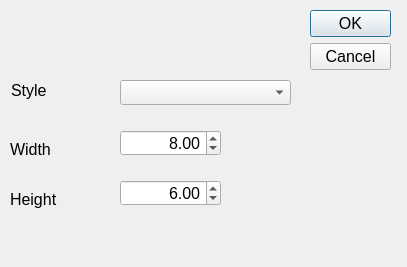
<?xml version="1.0" encoding="UTF-8"?>
<ui version="4.0">
 <class>geomdlg</class>
 <widget class="QDialog" name="geomdlg">
  <property name="geometry">
   <rect>
    <x>0</x>
    <y>0</y>
    <width>407</width>
    <height>267</height>
   </rect>
  </property>
  <property name="font">
   <font>
    <pointsize>12</pointsize>
   </font>
  </property>
  <property name="windowTitle">
   <string>Display window sizes</string>
  </property>
  <widget class="QDialogButtonBox" name="buttonBox">
   <property name="geometry">
    <rect>
     <x>310</x>
     <y>10</y>
     <width>81</width>
     <height>301</height>
    </rect>
   </property>
   <property name="orientation">
    <enum>Qt::Vertical</enum>
   </property>
   <property name="standardButtons">
    <set>QDialogButtonBox::Cancel|QDialogButtonBox::Ok</set>
   </property>
  </widget>
  <widget class="QComboBox" name="figstyle">
   <property name="geometry">
    <rect>
     <x>120</x>
     <y>80</y>
     <width>171</width>
     <height>25</height>
    </rect>
   </property>
   <property name="font">
    <font>
     <pointsize>12</pointsize>
    </font>
   </property>
   <property name="toolTip">
    <string>Choose style from config file</string>
   </property>
  </widget>
  <widget class="QLabel" name="label">
   <property name="geometry">
    <rect>
     <x>11</x>
     <y>81</y>
     <width>37</width>
     <height>19</height>
    </rect>
   </property>
   <property name="font">
    <font>
     <pointsize>12</pointsize>
    </font>
   </property>
   <property name="text">
    <string>Style</string>
   </property>
  </widget>
  <widget class="QLabel" name="label_2">
   <property name="geometry">
    <rect>
     <x>10</x>
     <y>140</y>
     <width>44</width>
     <height>19</height>
    </rect>
   </property>
   <property name="font">
    <font>
     <pointsize>12</pointsize>
    </font>
   </property>
   <property name="text">
    <string>Width</string>
   </property>
  </widget>
  <widget class="QLabel" name="label_3">
   <property name="geometry">
    <rect>
     <x>10</x>
     <y>190</y>
     <width>51</width>
     <height>19</height>
    </rect>
   </property>
   <property name="text">
    <string>Height</string>
   </property>
  </widget>
  <widget class="QDoubleSpinBox" name="width">
   <property name="geometry">
    <rect>
     <x>120</x>
     <y>130</y>
     <width>101</width>
     <height>26</height>
    </rect>
   </property>
   <property name="toolTip">
    <string>width of figure</string>
   </property>
   <property name="alignment">
    <set>Qt::AlignRight|Qt::AlignTrailing|Qt::AlignVCenter</set>
   </property>
   <property name="minimum">
    <double>2.000000000000000</double>
   </property>
   <property name="maximum">
    <double>20.000000000000000</double>
   </property>
   <property name="value">
    <double>8.000000000000000</double>
   </property>
  </widget>
  <widget class="QDoubleSpinBox" name="height">
   <property name="geometry">
    <rect>
     <x>120</x>
     <y>180</y>
     <width>101</width>
     <height>26</height>
    </rect>
   </property>
   <property name="toolTip">
    <string>Height of figure</string>
   </property>
   <property name="alignment">
    <set>Qt::AlignRight|Qt::AlignTrailing|Qt::AlignVCenter</set>
   </property>
   <property name="minimum">
    <double>2.000000000000000</double>
   </property>
   <property name="maximum">
    <double>20.000000000000000</double>
   </property>
   <property name="value">
    <double>6.000000000000000</double>
   </property>
  </widget>
 </widget>
 <resources/>
 <connections>
  <connection>
   <sender>buttonBox</sender>
   <signal>accepted()</signal>
   <receiver>geomdlg</receiver>
   <slot>accept()</slot>
   <hints>
    <hint type="sourcelabel">
     <x>248</x>
     <y>254</y>
    </hint>
    <hint type="destinationlabel">
     <x>157</x>
     <y>274</y>
    </hint>
   </hints>
  </connection>
  <connection>
   <sender>buttonBox</sender>
   <signal>rejected()</signal>
   <receiver>geomdlg</receiver>
   <slot>reject()</slot>
   <hints>
    <hint type="sourcelabel">
     <x>316</x>
     <y>260</y>
    </hint>
    <hint type="destinationlabel">
     <x>286</x>
     <y>274</y>
    </hint>
   </hints>
  </connection>
 </connections>
</ui>
